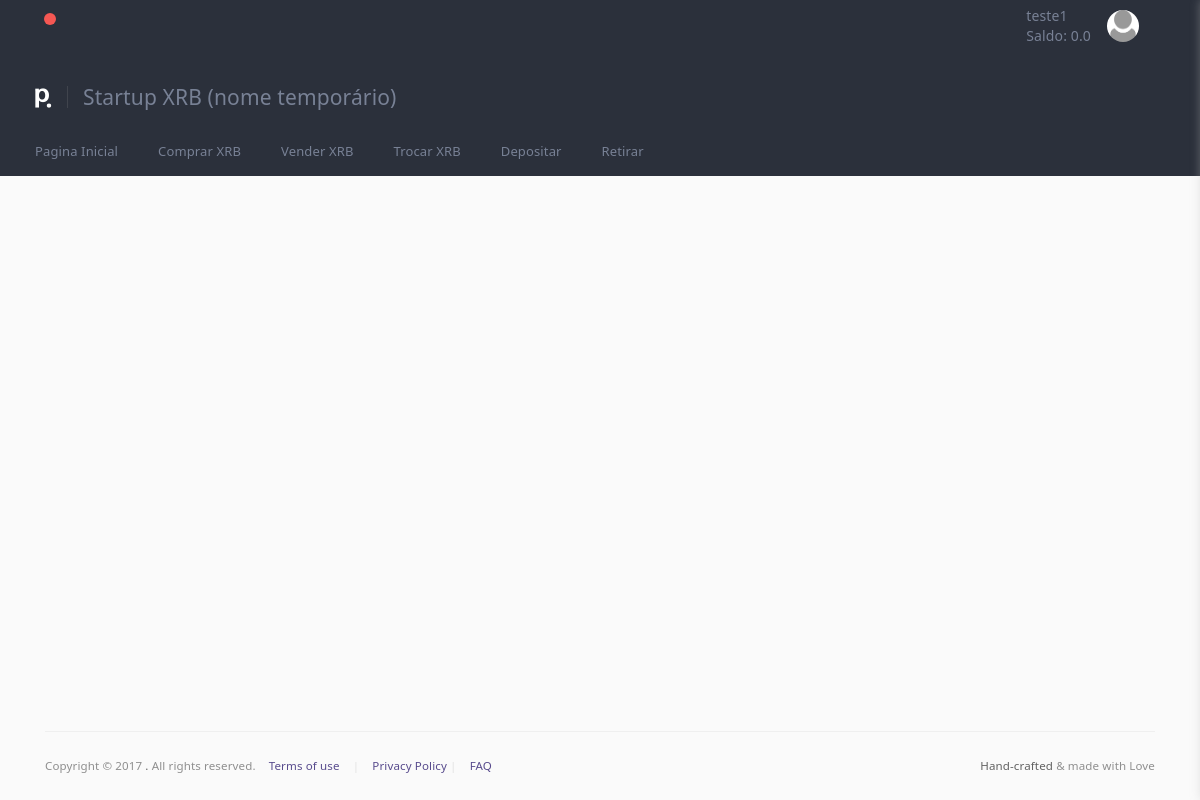
Page / (signed in) on the earlier database version.
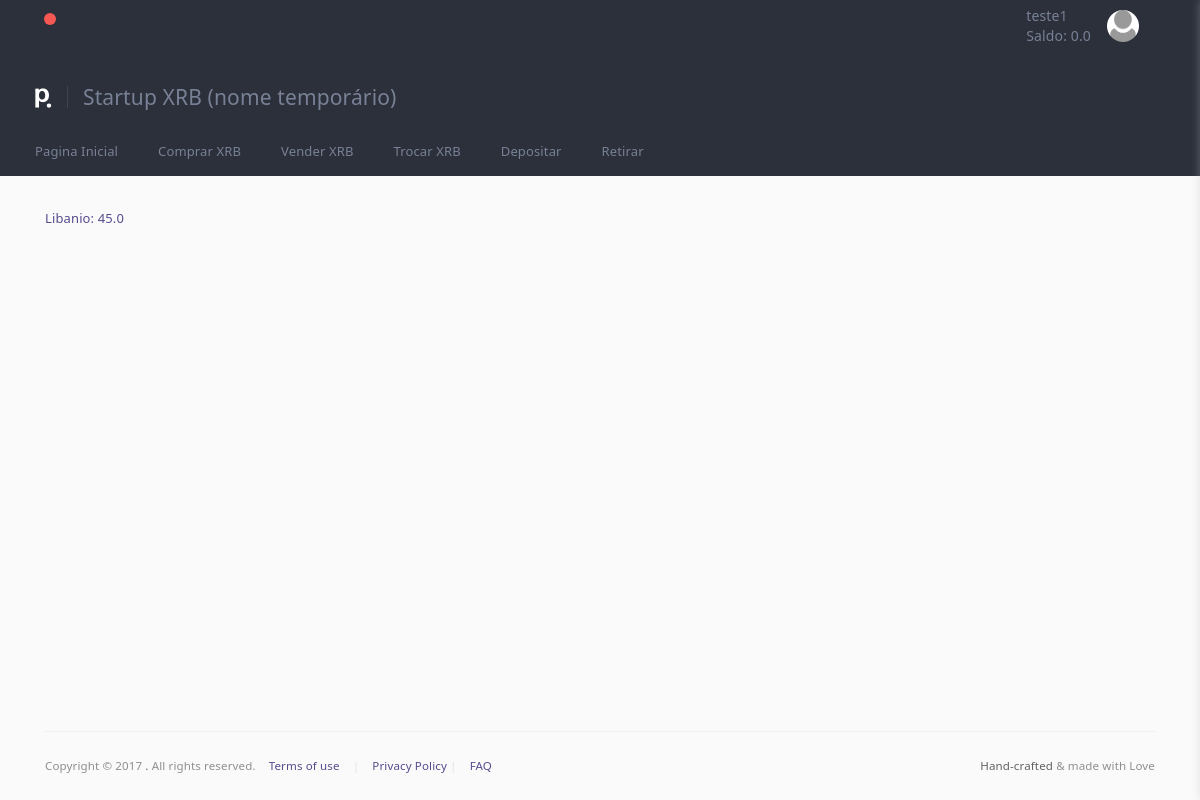
Same page on the later database version.
### comprincipal/models.py (models this page shows)
class Anuncio(models.Model):
    proprietario = models.OneToOneField(Cliente, on_delete=models.CASCADE)
    quantia_reservada = models.FloatField()
    cotacao = models.FloatField()  # Valor em BRL para 1 XRB
    descricao = models.TextField()
    minimo = models.FloatField()  # Em reais
    maximo = models.FloatField()  # Em reais
    metodos = models.ManyToManyField(MetodoPagamento)
    def __str__(self):
        titulo=str(self.proprietario.nome)+": "+str(self.cotacao)
        return titulo

class Cliente(models.Model):
    user = models.OneToOneField(User, on_delete=models.CASCADE)
    nome = models.CharField(max_length=200)
    cpf = models.CharField(max_length=11, unique=True)
    endereco = models.CharField(max_length=250)
    saldo = models.FloatField(default=0)
    carteira_xrb = models.CharField(max_length=250)
    telefone = models.CharField(max_length=250, unique=True)
    status_verificacao = models.CharField(max_length=200, choices=lista_status, default='NV')
    numero_transacoes = models.IntegerField(default=0)
    valor_transacoes = models.FloatField(default=0)
    reputacao = models.FloatField(default=0)
    login_email_token = models.CharField(max_length=50, default='Token')
    foto_perfil = models.ImageField(upload_to='perfil/', default='perfil/generico.png')

### comprincipal/views.py (the view)
# urls.py: url(r'^$', views.index, name='index'),
def index(request):
    u = []
    c = []
    if request.user.is_authenticated:
        u = User.objects.get(pk=request.user.id)
        try:
            c = models.Cliente.objects.get(user=u)
            print(c.foto_perfil)
        except:
            return redirect('/cadastro/etapa2/')
        try:
            anuncios=models.Anuncio.objects.all()
        except:
            anuncios=[]
    context = {
        'mensagem': 'Pagina inicial',
        'cliente': c,
        'anuncios': anuncios
    }
    return render(request, 'p_index.html', context)

### templates/p_index.html (shortened to what this page needs)
{% extends "base.html" %}
{% load static %}
{% block conteudo %}
    {% for anuncio in anuncios %}
        <a href="/anuncio/{{ anuncio.pk }}">{{ anuncio }}</a>
    {% endfor %}
{% endblock %}

Differences in the rows shown:
added Anuncio: proprietario+cotacao "Libanio: 45.0"
